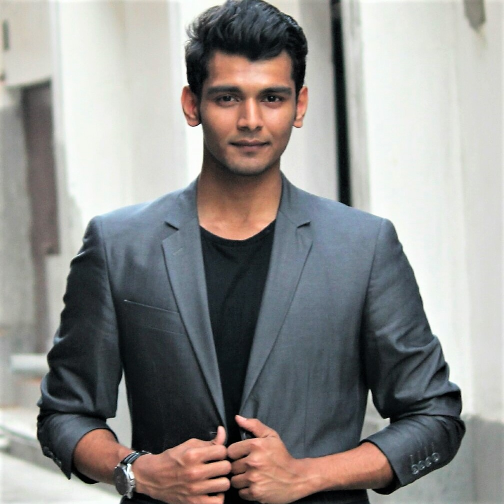
#> input picture imgtestme.jpg, 1008 x 1008 px (shown at 1/2 size)
$ python imgdetect4.py
#> lines starting #> are read from the running program, lines starting #| are printed output that depends on the picture; after the words box and inside, x2 and y2 are one past the last pixel; in counts of white or black regions, pixels touching at a corner belong together
### opencv1.py
import numpy as np
import cv2
import matplotlib.pyplot as plt
class tools:

    # [13 lines left out: functions display, draw, not called in this run]
img = cv2.imread('imgtestme.jpg',1)
#> img is the input picture: shape (1008, 1008, 3); mean B, G, R 141, 143.1, 144.2

### imgdetect4.py
import cv2
import numpy as np
import opencv1 as cv1
img=cv2.imread('imgtestme.jpg')
imgrey=cv2.cvtColor(img,cv2.COLOR_BGR2GRAY)
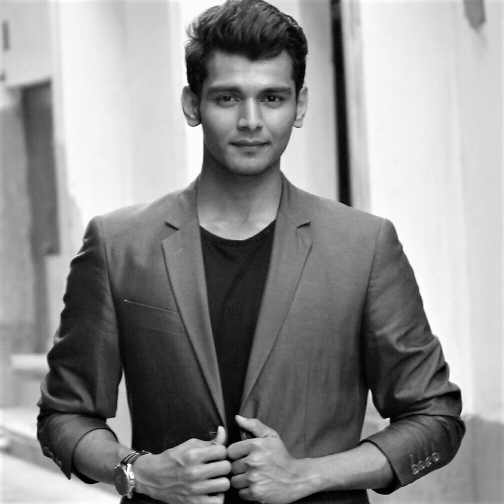
#> imgrey: shape (1008, 1008) (shown at 1/2 size); min 0, max 255, mean 143.2
imgrey= np.float32(imgrey)

corners= cv2.goodFeaturesToTrack(imgrey,500,0.009,20)
#> corners = 344 rows, first 8: [255, 928], [138, 958], [284, 902], [232, 935], [778, 836], [377, 169], [739, 779], [861, 926]
corners=np.int0(corners)

for corner in corners:
    x,y=corner.ravel()
    cv2.circle(img,(x,y),3,(0,255,0),-1)
#> this loop made 344 passes
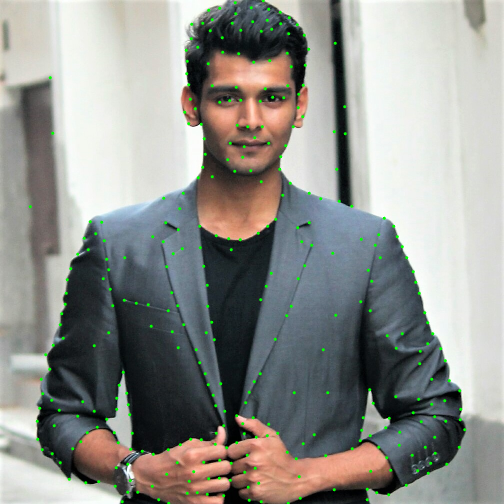
#> img: shape (1008, 1008, 3) (shown at 1/2 size); 0.98% of pixels changed, all inside (x1, y1, x2, y2) = (57, 0, 933, 1008)
cv2.imshow('image',img)
cv2.waitKey(0)
cv2.destroyAllWindows()

$ run again, with imgtestgrp.jpg copied over imgtestme.jpg
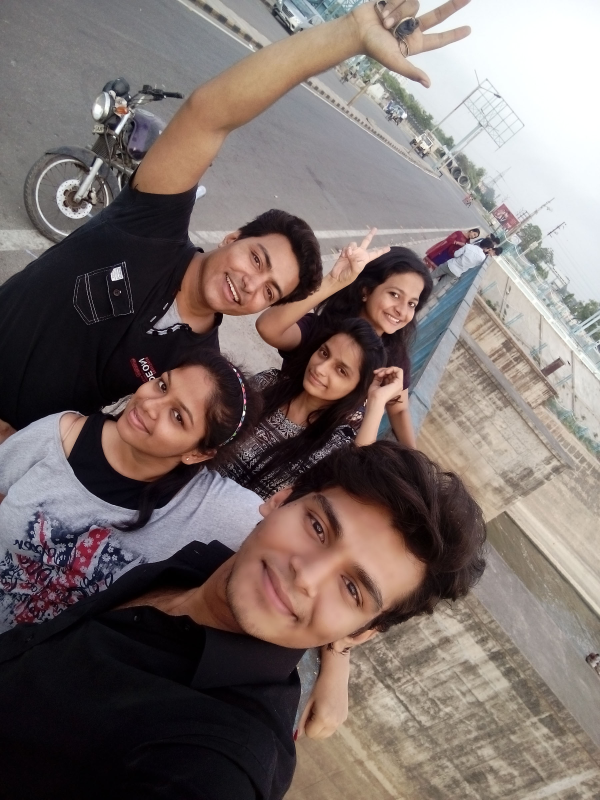
#> input picture imgtestgrp.jpg, 1800 x 2400 px (shown at 1/3 size)
#> img is the input picture: shape (2400, 1800, 3); mean B, G, R 107.3, 110.6, 122.8
#> `imgrey=cv2.cvtColor(img,cv2.COLOR_BGR2GRAY)`:
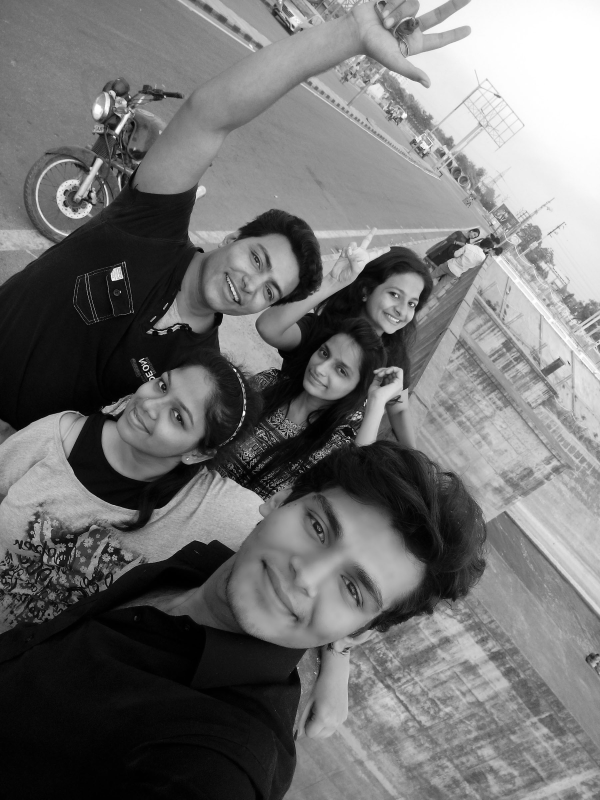
#> imgrey: shape (2400, 1800) (shown at 1/3 size); min 0, max 255, mean 113.9
#> corners = 500 rows, first 8: [255, 822], [432, 1075], [425, 1096], [445, 1117], [1092, 1218], [492, 927], [372, 788], [308, 549]
#> the loop `for corner in corners:` made 500 passes
